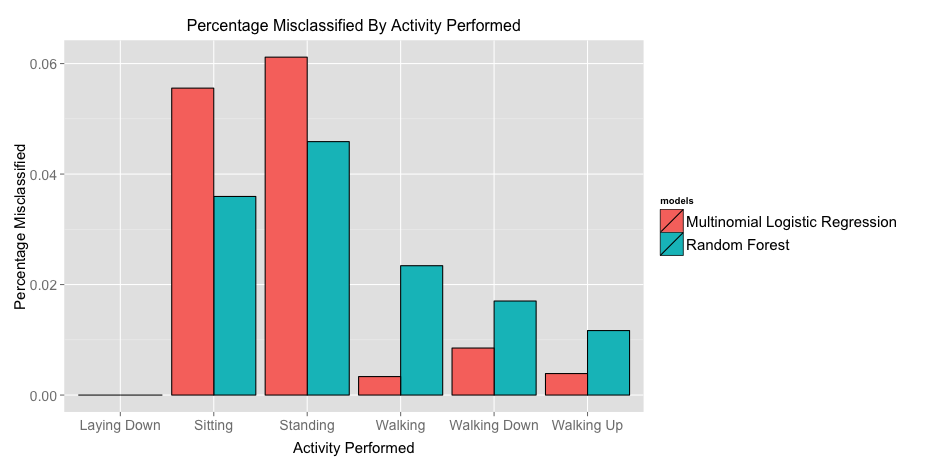

This figure's R source:
load("../../../data/processed/validating_clean.rda")
table(validating$activity)

laying  sitting standing     walk walkdown   walkup 
334      306      327      299      235      257 

# Random Forest on validation

actual     laying sitting standing walk walkdown walkup
laying      334       0        0    0        0      0
sitting       0     295       11    0        0      0
standing      0      15      312    0        0      0
walk          0       0        0  292        2      5
walkdown      0       0        0    4      231      0
walkup        0       0        0    1        2    254

rf <- c(0,11/306,15/327,7/299,4/235,3/257)

# MLR on validation

actual     laying sitting standing walk walkdown walkup
laying      334       0        0    0        0      0
sitting       0     289       16    1        0      0
standing      0      20      307    0        0      0
walk          0       0        0  298        0      1
walkdown      0       0        0    1      233      1
walkup        0       0        0    1        0    256

mlr <- c(0,17/306,20/327,1/299,2/235,1/257)

df <- data.frame(models = factor(c(rep("Random Forest",6),rep("Multinomial Logistic Regression",6))),
                 activities = factor(rep(c("Laying Down","Sitting","Standing","Walking","Walking Down","Walking Up"),2)),
                 levels = c("Laying Down","Sitting","Standing","Walking","Walking Down","Walking Up"),
                 percents = c(rf,mlr)
                 )
library(ggplot2)
ggplot(data=df, aes(x=activities, y=percents, fill=models)) + geom_bar(stat="identity", position=position_dodge(), colour="black") +labs(title="Percentage Misclassified By Activity Performed", x="Activity Performed", y="Percentage Misclassified")+theme(legend.text = element_text(size=15),plot.title=element_text(size=16, vjust=1),axis.text.x=element_text(size=14),axis.text.y=element_text(size=14),axis.title.x=element_text(size=15, vjust=-.3),axis.title.y=element_text(size=15))
